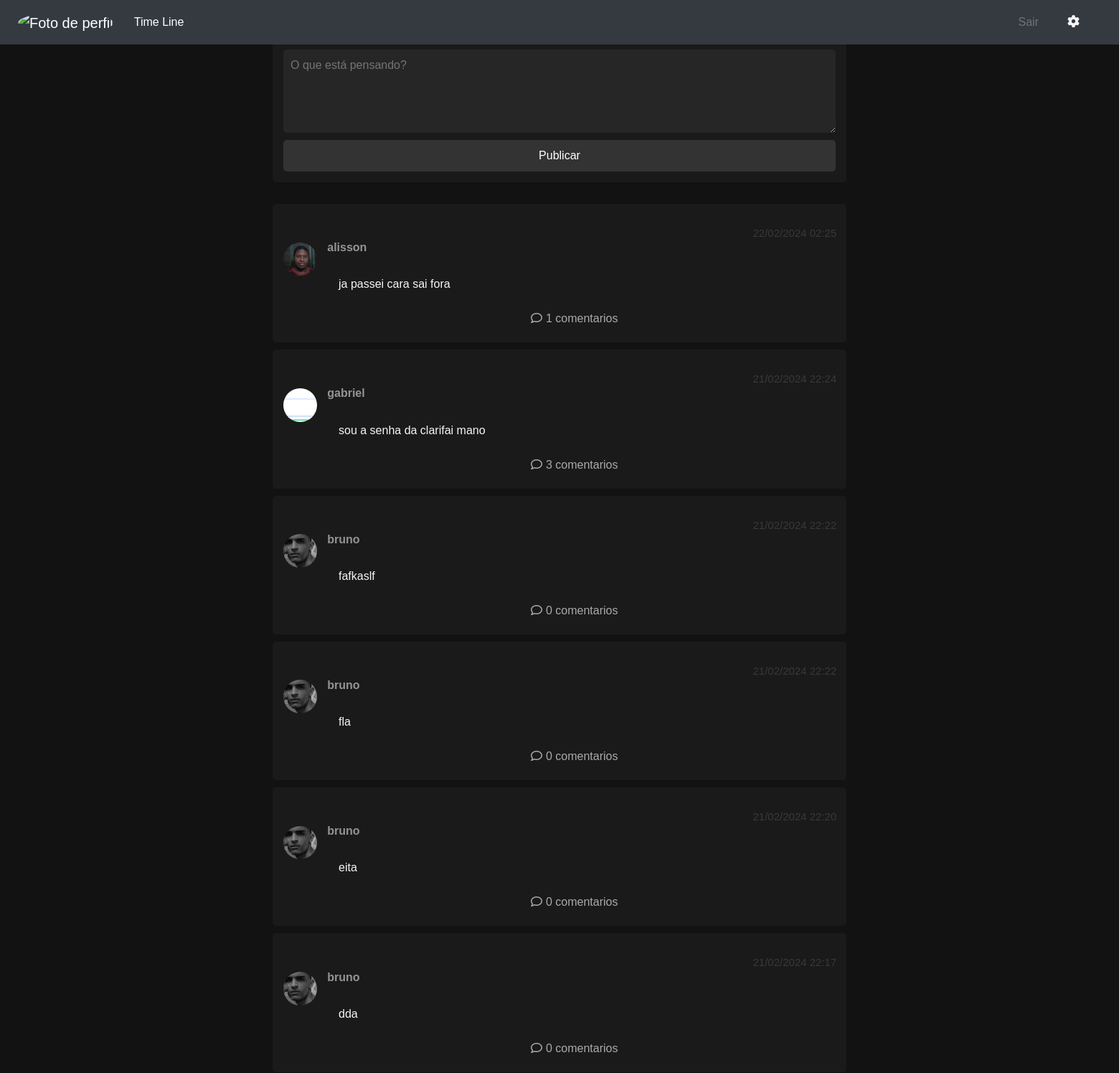
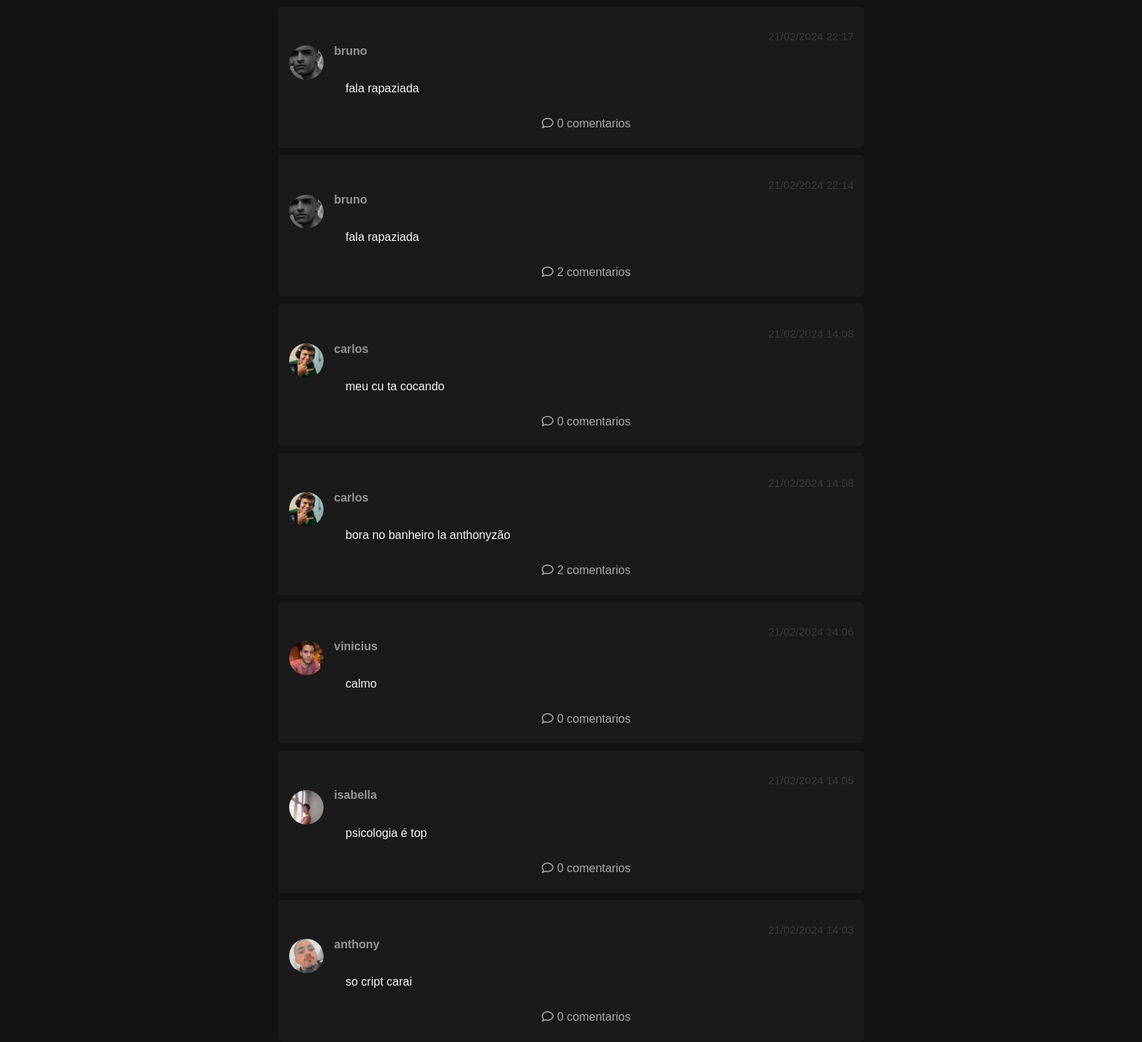
Page /blog/feed/ (signed in, upper part) on the earlier database version (2 pictures, top to bottom).
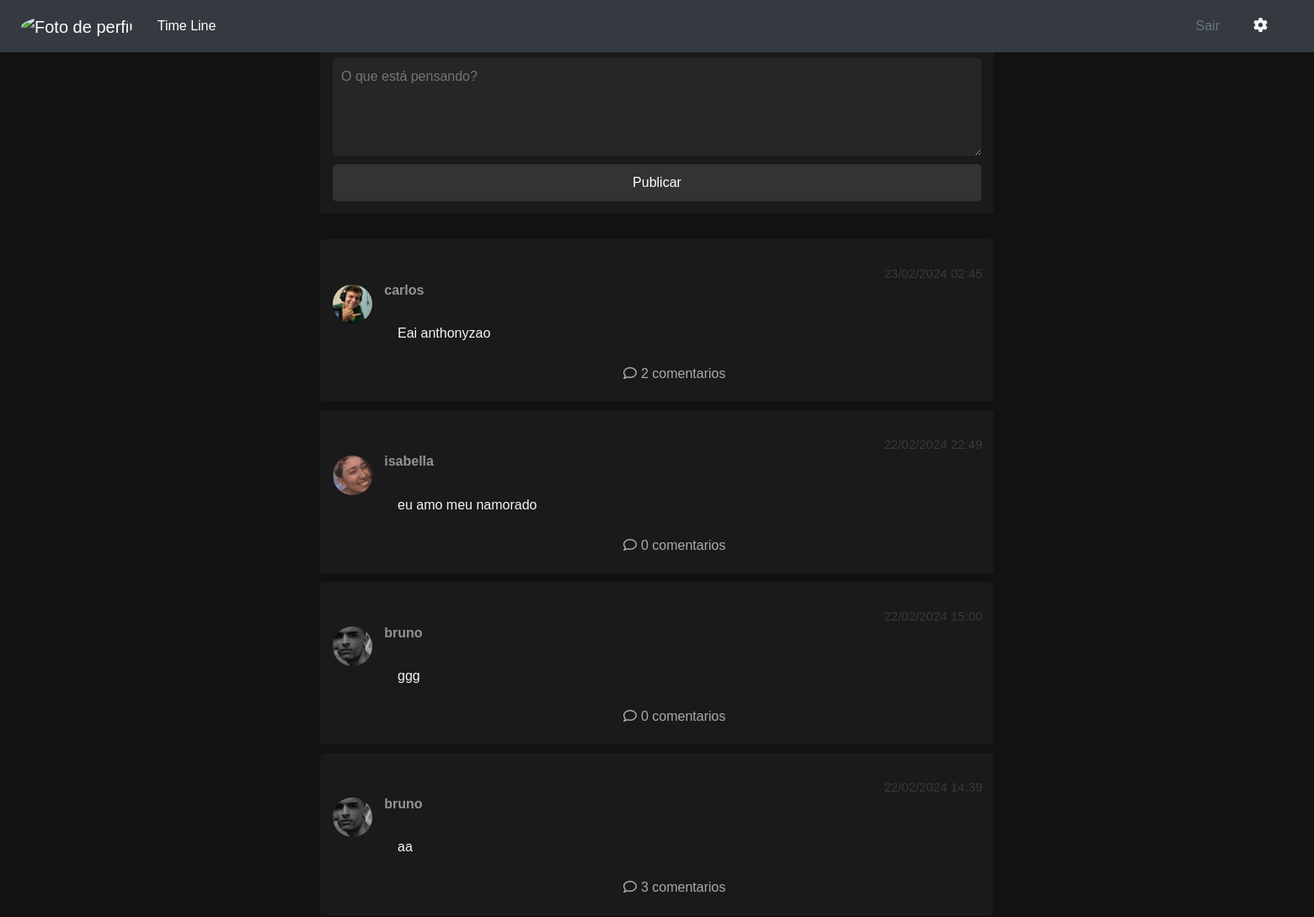
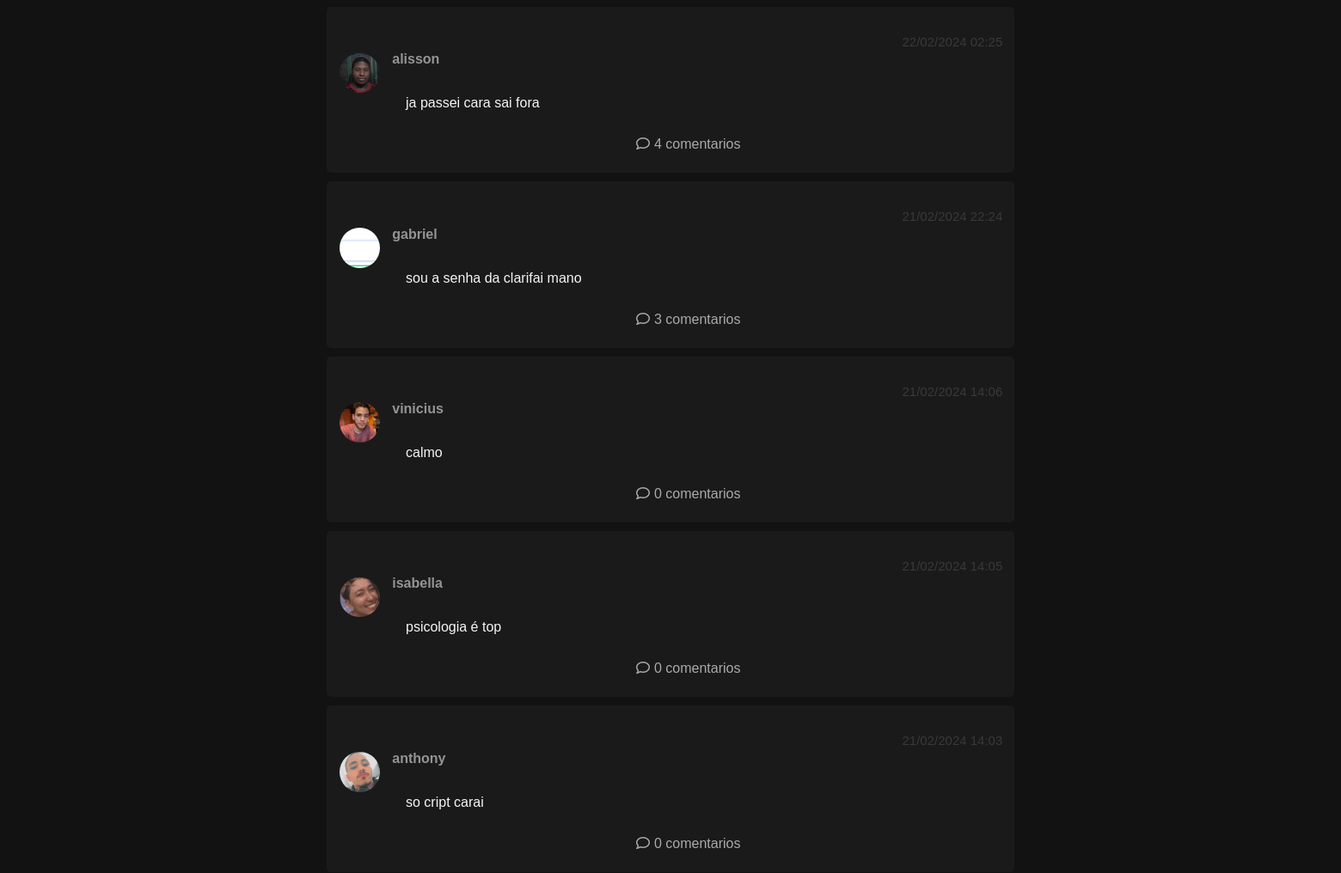
Same page on the later database version (2 pictures, top to bottom).
### appblog/models.py (models this page shows)
class Publicacao(models.Model):
    usuario = models.ForeignKey(Usuario, on_delete=models.CASCADE, related_name='publicacao')
    conteudo = models.TextField()
    data_hora = models.DateTimeField(auto_now_add=True)

class Usuario(models.Model):
    nome = models.TextField()
    foto_perfil = models.ImageField(upload_to='perfil/', default='perfil/default.jpg')

### appblog/views.py (the view)
# urls.py: path('feed/', views.feed, name='time_line'),
@login_required(login_url="/blog/login_/")
def feed(request):
    nome_do_usuario_atual = request.user.username
    usuarios = Usuario.objects.get(nome=nome_do_usuario_atual)
    publicacoes = Publicacao.objects.all().select_related(
        'usuario').prefetch_related('comentarios').order_by('-data_hora')
    contexto = {'publicacoes': publicacoes,
                'foto_perfil': usuarios.foto_perfil.url}
    return render(request, 'time_line.html', contexto)

### appblog/templates/time_line.html (shortened to what this page needs)
<!DOCTYPE html>
<html lang="en">
<head>
    <link rel="stylesheet" href="https://cdnjs.cloudflare.com/ajax/libs/font-awesome/6.5.1/css/all.min.css">
    <link rel="stylesheet" href="https://cdn.jsdelivr.net/npm/bootstrap@4.0.0/dist/css/bootstrap.min.css">
</head>
<body>
    <nav class="navbar navbar-expand-lg navbar-dark bg-dark">
        <a class="navbar-brand" href="{% url 'perfil' %}"><img src="{{ foto_perfil }}" class="foto_nav" alt="Foto de perfil"></a>
        <div class="collapse navbar-collapse" id="navbarSupportedContent">
          <ul class="navbar-nav mr-auto">
            <li class="nav-item active">
              <a class="nav-link" href="{% url 'time_line' %}">Time Line <span class="sr-only">(current)</span></a>
            </li>
          </ul>
          <a class="nav-link disabled" href="{% url 'logout' %}" style="margin-right: 30px;">Sair</a>
          <a class="nav-link" href="{% url 'conf' %}" style="margin-right: 30px;"><i class="fa-solid fa-gear"></i></a>
        </div>
      </nav>
    <div class="feed">
        <div class="post">
            <form id="publishForm" style="display: flex; flex-direction: column;" action="{% url 'publicar_time' %}"
                method="POST"> {% csrf_token %}
                <label for="postContent" style="margin-bottom: 10px; color: #f5f5f5;">Sua Publicação:</label>
                <textarea id="postContent" rows="4" placeholder="O que está pensando?" name="publicacao"
                    style="margin-bottom: 10px; padding: 10px; border-radius: 5px; border: none; background-color: #262626; color: #fff;"></textarea>
                <input type="submit" value="Publicar"
                    style="padding: 10px; border-radius: 5px; border: none; background-color: #333; color: #fff; cursor: pointer;">
            </form>
        </div>
    </div>
    <div class="feed">
        {%for publi in publicacoes %}
        <div class="post">
            <p style="text-decoration: none;
            position: relative;
            right: -85%;
            top: 15px;
            border: none;
            font-size: 15px;
            color: #3b3838;">{{ publi.data_hora|date:"d/m/Y H:i" }}</p>
            <img src="{{ publi.usuario.foto_perfil.url }}" style="top: -10px;" alt="Foto de perfil">
            <a href="{% url 'perfil_usuario' publi.usuario.id %}" style="top: -15px;" class="nome-usuario"><strong>{{publi.usuario.nome }}</strong></a>
            <p style="margin-left: 10%;">{{publi.conteudo}}</p>
            <div class="interaction" style="margin-left: 40%;">
                <form action="{% url 'comentarios' publi.id %}" method="POST">{%csrf_token%}
                    <button type="submit" class="coment btn btn-primary" style="margin-left: 20px;"><i
                        class="fa-regular fa-comment"></i>{{publi.comentarios.count}} comentarios</button>
                </form>
            </div>
        </div>
        {% endfor %}
    </div>
</body>
</html>

Differences in the rows shown:
removed Publicacao: data_hora "21/02/2024 22:22", usuario.foto_perfil (picture), usuario.nome "bruno", conteudo "fafkaslf", comentarios.count "0"
removed Publicacao: data_hora "21/02/2024 22:22", usuario.foto_perfil (picture), usuario.nome "bruno", conteudo "fla", comentarios.count "0"
removed Publicacao: data_hora "21/02/2024 22:20", usuario.foto_perfil (picture), usuario.nome "bruno", conteudo "eita", comentarios.count "0"
removed Publicacao: data_hora "21/02/2024 22:17", usuario.foto_perfil (picture), usuario.nome "bruno", conteudo "dda", comentarios.count "0"
removed Publicacao: data_hora "21/02/2024 22:17", usuario.foto_perfil (picture), usuario.nome "bruno", conteudo "fala rapaziada", comentarios.count "0"
removed Publicacao: data_hora "21/02/2024 22:14", usuario.foto_perfil (picture), usuario.nome "bruno", conteudo "fala rapaziada", comentarios.count "2"
removed Publicacao: data_hora "21/02/2024 14:08", usuario.foto_perfil (picture), usuario.nome "carlos", conteudo "meu cu ta cocando", comentarios.count "0"
removed Publicacao: data_hora "21/02/2024 14:08", usuario.foto_perfil (picture), usuario.nome "carlos", conteudo "bora no banheiro la anthonyzão", comentarios.count "2"
added Publicacao: data_hora "23/02/2024 02:45", usuario.foto_perfil (picture), usuario.nome "carlos", conteudo "Eai anthonyzao", comentarios.count "2"
added Publicacao: data_hora "22/02/2024 22:49", usuario.foto_perfil (picture), usuario.nome "isabella", conteudo "eu amo meu namorado", comentarios.count "0"
added Publicacao: data_hora "22/02/2024 15:00", usuario.foto_perfil (picture), usuario.nome "bruno", conteudo "ggg", comentarios.count "0"
added Publicacao: data_hora "22/02/2024 14:39", usuario.foto_perfil (picture), usuario.nome "bruno", conteudo "aa", comentarios.count "3"
computed for Publicacao "ja passei cara sai fora": comentarios.count "1" → "4"
changed through a linked row, Publicacao "psicologia é top": usuario.foto_perfil: a different picture
